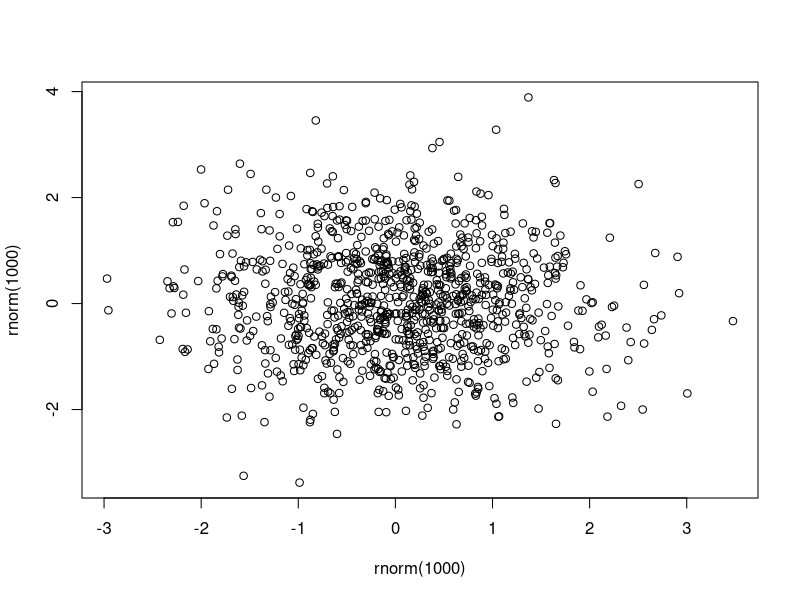

This figure's R source: (Note: this script raises an error after producing the figure.)
### art.R ------------------------------------
# http://www.r-graph-gallery.com/portfolio/data-art/

### graphics.R ------------------------------------
# http://www.r-graph-gallery.com/portfolio/circular-plot/

### likert.R ------------------------------------
# http://www.r-graph-gallery.com/202-barplot-for-likert-type-items/

### example1.R ------------------------------------
# http://www.r-graph-gallery.com/portfolio/basics/
### event_handler_example.R ------------------------------------
# This currently only works on the Windows
# and X11(type = "Xlib") screen devices...
## Not run: 
savepar <- par(ask = FALSE)
dragplot <- function(..., xlim = NULL, ylim = NULL, xaxs = "r", yaxs = "r") {
  plot(..., xlim = xlim, ylim = ylim, xaxs = xaxs, yaxs = yaxs)
  startx <- NULL
  starty <- NULL
  prevx <- NULL
  prevy <- NULL
  usr <- NULL
  
  devset <- function()
    if (dev.cur() != eventEnv$which) dev.set(eventEnv$which)
  
  dragmousedown <- function(buttons, x, y) {
    startx <<- x
    starty <<- y
    prevx <<- 0
    prevy <<- 0
    devset()
    usr <<- par("usr")
    eventEnv$onMouseMove <- dragmousemove
    NULL
  }
  
  dragmousemove <- function(buttons, x, y) {
    devset()
    deltax <- diff(grconvertX(c(startx, x), "ndc", "user"))
    deltay <- diff(grconvertY(c(starty, y), "ndc", "user"))
    if (abs(deltax-prevx) + abs(deltay-prevy) > 0) {
      plot(..., xlim = usr[1:2]-deltax, xaxs = "i",
           ylim = usr[3:4]-deltay, yaxs = "i")
      prevx <<- deltax
      prevy <<- deltay
    }
    NULL
  }
  
  mouseup <- function(buttons, x, y) {
    eventEnv$onMouseMove <- NULL
  }	
  
  keydown <- function(key) {
    if (key == "q") return(invisible(1))
    eventEnv$onMouseMove <- NULL
    NULL
  }
  
  setGraphicsEventHandlers(prompt = "Click and drag, hit q to quit",
                           onMouseDown = dragmousedown,
                           onMouseUp = mouseup,
                           onKeybd = keydown)
  eventEnv <- getGraphicsEventEnv()
}

x11()
dragplot(rnorm(1000), rnorm(1000))
getGraphicsEvent()
par(savepar)

## End(Not run)

### example2.R ------------------------------------
# This currently only works on the Windows
# and X11(type = "Xlib") screen devices...
## Not run: 
savepar <- par(ask = FALSE)
dragplot <- function(..., xlim = NULL, ylim = NULL, xaxs = "r", yaxs = "r") {
  plot(..., xlim = xlim, ylim = ylim, xaxs = xaxs, yaxs = yaxs)
  startx <- NULL
  starty <- NULL
  prevx <- NULL
  prevy <- NULL
  usr <- NULL
  
  devset <- function()
    if (dev.cur() != eventEnv$which) dev.set(eventEnv$which)
  
  dragmousedown <- function(buttons, x, y) {
    startx <<- x
    starty <<- y
    prevx <<- 0
    prevy <<- 0
    devset()
    usr <<- par("usr")
    eventEnv$onMouseMove <- dragmousemove
    NULL
  }
  
  dragmousemove <- function(buttons, x, y) {
    devset()
    deltax <- diff(grconvertX(c(startx, x), "ndc", "user"))
    deltay <- diff(grconvertY(c(starty, y), "ndc", "user"))
    if (abs(deltax-prevx) + abs(deltay-prevy) > 0) {
      plot(..., xlim = usr[1:2]-deltax, xaxs = "i",
           ylim = usr[3:4]-deltay, yaxs = "i")
      prevx <<- deltax
      prevy <<- deltay
    }
    NULL
  }
  
  mouseup <- function(buttons, x, y) {
    eventEnv$onMouseMove <- NULL
  }	
  
  keydown <- function(key) {
    if (key == "q") return(invisible(1))
    eventEnv$onMouseMove <- NULL
    NULL
  }
  
  setGraphicsEventHandlers(prompt = "Click and drag, hit q to quit",
                           onMouseDown = dragmousedown,
                           onMouseUp = mouseup,
                           onKeybd = keydown)
  eventEnv <- getGraphicsEventEnv()
}

dragplot(rnorm(1000), rnorm(1000))
getGraphicsEvent()
par(savepar)

## End(Not run)



## A function to use function identify() to select points, and overplot the
## points with another symbol as they are selected
identifyPch <- function(x, y = NULL, n = length(x), pch = 19, ...)
{
  xy <- xy.coords(x, y); x <- xy$x; y <- xy$y
  sel <- rep(FALSE, length(x)); res <- integer(0)
  while(sum(sel) < n) {
    ans <- identify(x[!sel], y[!sel], n = 1, plot = FALSE, ...)
    if(!length(ans)) break
    ans <- which(!sel)[ans]
    points(x[ans], y[ans], pch = pch)
    sel[ans] <- TRUE
    res <- c(res, ans)
  }
  res
}

